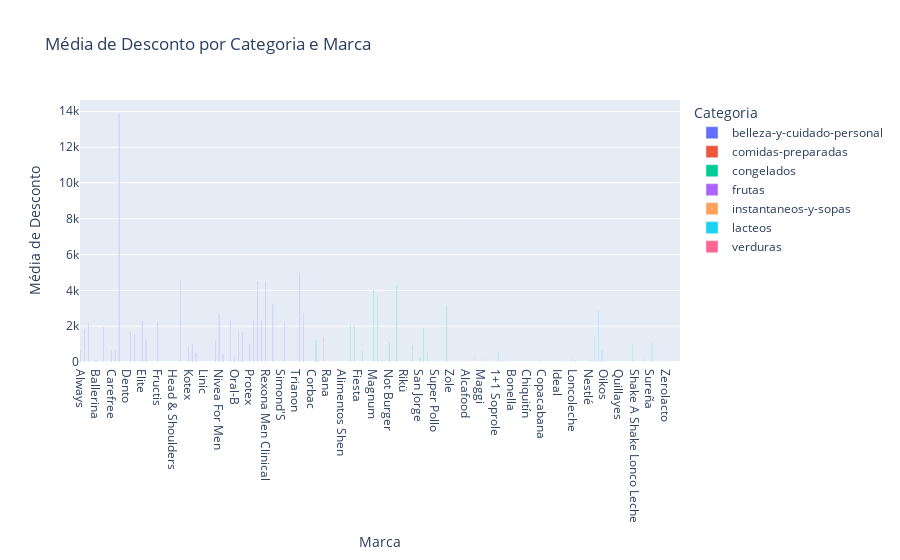

This figure's notebook cell:
### Markdown cell above
# 5 - Plote um gráfico de mapa interativo agrupando os dados por categoria, marca e trazendo a média de desconto.

### Code cell
# Seu código aqui

media_desconto = df.groupby(['Categoria', 'Marca'])['Preco_Desconto'].mean().reset_index()

fig = px.bar(
    media_desconto,
    x='Marca',
    y='Preco_Desconto',
    color='Categoria',
    barmode='group',  # Agrupar as barras por categoria
    title='Média de Desconto por Categoria e Marca',
    labels={'Preco_Desconto': 'Média de Desconto', 'Marca': 'Marca'},
)

# Exibir o gráfico
fig.show()

### Figure 1 — Plotly figure (JSON) as saved in the notebook; plotly's stock layout.template omitted (floating-point values rounded to 4 significant figures)
{"data": [{"alignmentgroup": "True", "hovertemplate": "Categoria=belleza-y-cuidado-personal<br>Marca=%{x}<br>Média de Desconto=%{y}<extra></extra>", "legendgroup": "belleza-y-cuidado-personal", "marker": {"color": "#636efa", "pattern": {"shape": ""}}, "name": "belleza-y-cuidado-personal", "offsetgroup": "belleza-y-cuidado-personal", "orientation": "v", "showlegend": true, "textposition": "auto", "type": "bar", "x": ["Always", "Aquafresh", "Axe", "Babyland", "Ballerina", "Bellekiss", "BiO", "Brooks", "Carefree", "Colgate", "Cotidian", "Cotosan", "Dento", "Dove", "Dove Men", "Duralón", "Elite", "Elvive", "Familand", "Family Care", "Fructis", "Garnier", "Gillette", "Giselle", "Head & Shoulders", "Herbal", "Herbal Essences", "Ilicit", "Kotex", "Lady Speed Stick", "Ladysoft", "Le Sancy", "Linic", "Listerine", "Naturella", "Nivea", "Nivea For Men", "Nosotras", "Old Spice", "Oral Fresh", "Oral-B", "Pantene", "Pepsodent", "Plenitud", "Protex", "Rexona", "Rexona Clinical", "Rexona Men", "Rexona Men Clinical", "Schick", "Sedal", "Sensodyne", "Simond'S", "Simonds", "Speed Stick", "Tena", "Trianon", "Tío Nacho", "Vanart"], "xaxis": "x", "y": [701, 1778.0, 2179, 0, 104.2, 0, 1949, 0, 656.7, 654.8, 13899, 0, 0, 1708.0, 1537.0, 0, 2293, 1265.0, 0, 0, 2227, 0, 0, 0, 0, 0, 4599, 0, 891.5, 996.7, 496.7, 0, 0, 0, 0, 1193.0, 2669, 413.7, 0, 2393, 265.9, 1706.0, 1642.0, 0, 995, 2289, 4504, 2289, 4504, 0, 3226.0, 0, 0, 2190, 0, 0, 0, 4990, 2690], "yaxis": "y"}, {"alignmentgroup": "True", "hovertemplate": "Categoria=comidas-preparadas<br>Marca=%{x}<br>Média de Desconto=%{y}<extra></extra>", "legendgroup": "comidas-preparadas", "marker": {"color": "#EF553B", "pattern": {"shape": ""}}, "name": "comidas-preparadas", "offsetgroup": "comidas-preparadas", "orientation": "v", "showlegend": true, "textposition": "auto", "type": "bar", "x": ["Bredenmaster", "Corbac", "Cuisine & Co", "La Crianza", "PF", "Rana", "Sadia", "Santa Isabel", "Solo Italia"], "xaxis": "x", "y": [0, 0, 945.8, 0, 1356, 0, 0, 0, 0], "yaxis": "y"}, {"alignmentgroup": "True", "hovertemplate": "Categoria=congelados<br>Marca=%{x}<br>Média de Desconto=%{y}<extra></extra>", "legendgroup": "congelados", "marker": {"color": "#00cc96", "pattern": {"shape": ""}}, "name": "congelados", "offsetgroup": "congelados", "orientation": "v", "showlegend": true, "textposition": "auto", "type": "bar", "x": ["Alimentos Shen", "Bravissimo", "Bresler", "Carte Dor", "Cuisine & Co", "Fiesta", "Frutos Del Maipo", "Guallarauco", "King", "La Crianza", "Magnum", "Mega", "Minuto Verde", "Mister Veggie", "Not Burger", "Not Chicken", "Not Ice Cream", "PF", "Receta Del Abuelo", "Rikü", "Rock", "Sadia", "Sahne Nuss", "San Francisco De Loncomilla", "San Jorge", "Savory", "Super Beef", "Super Cerdo", "Super Pollo", "Tivoni", "Turkey Hill", "Viennetta Bresler", "Zole"], "xaxis": "x", "y": [0, 0, 2041.0, 2027, 1232.0, 0, 673.3, 0, 0, 0, 4054, 3722, 107.8, 0, 1089, 0, 4285, 0, 0, 0, 0, 0, 930.5, 0, 274.5, 1872.0, 529, 0, 0, 0, 0, 3093, 0], "yaxis": "y"}, {"alignmentgroup": "True", "hovertemplate": "Categoria=frutas<br>Marca=%{x}<br>Média de Desconto=%{y}<extra></extra>", "legendgroup": "frutas", "marker": {"color": "#ab63fa", "pattern": {"shape": ""}}, "name": "frutas", "offsetgroup": "frutas", "orientation": "v", "showlegend": true, "textposition": "auto", "type": "bar", "x": ["Frutas Y Verduras Propias", "Frutas Y Verduras Santa Isabel", "Sofruco"], "xaxis": "x", "y": [0, 0, 0], "yaxis": "y"}, {"alignmentgroup": "True", "hovertemplate": "Categoria=instantaneos-y-sopas<br>Marca=%{x}<br>Média de Desconto=%{y}<extra></extra>", "legendgroup": "instantaneos-y-sopas", "marker": {"color": "#FFA15A", "pattern": {"shape": ""}}, "name": "instantaneos-y-sopas", "offsetgroup": "instantaneos-y-sopas", "orientation": "v", "showlegend": true, "textposition": "auto", "type": "bar", "x": ["Alcafood", "Carozzi", "Cuisine & Co", "Gourmet", "Hoffmann", "Maggi", "Máxima MP", "Naturezza", "Santa Isabel", "Traverso"], "xaxis": "x", "y": [0, 0, 0, 329.2, 0, 192.4, 0, 0, 0, 0], "yaxis": "y"}, {"alignmentgroup": "True", "hovertemplate": "Categoria=lacteos<br>Marca=%{x}<br>Média de Desconto=%{y}<extra></extra>", "legendgroup": "lacteos", "marker": {"color": "#19d3f3", "pattern": {"shape": ""}}, "name": "lacteos", "offsetgroup": "lacteos", "orientation": "v", "showlegend": true, "textposition": "auto", "type": "bar", "x": ["1+1 Soprole", "Activia", "Astra", "Base Culinar", "Bonella", "Calan", "Calo", "Chamyto", "Chiquitín", "Cintazul", "Collico", "Colun", "Copacabana", "Crucina", "Cuisine & Co", "Danone", "Deline", "Ideal", "Kumey", "Lefersa", "Light & Free", "Loncoleche", "Los Alerces", "Marco Polo", "Máxima MP", "Nesquik", "Nestlé", "Next", "Nido", "Not Milk", "Oikos", "Omega 3", "Pamperita", "Qualy", "Quillayes", "Regimel", "Sahne Nuss", "San Ignacio", "Santa Isabel", "Santa Marta", "Shake A Shake Lonco Leche", "Signore Mario", "Soprole", "Soprole Activ", "Sureña", "Surlat", "Svelty", "Yogu - Yogu", "Zerolacto"], "xaxis": "x", "y": [615, 74.17, 0, 0, 0, 0, 0, 0, 0, 0, 0, 157.3, 0, 0, 108.6, 31, 0, 0, 0, 0, 186, 69.7, 0, 0, 0, 0, 167.0, 1499.0, 2910, 639, 0, 0, 0, 0, 0, 0, 0, 0, 0, 1025, 0, 0, 234.1, 0, 1044.0, 0, 0, 0, 0], "yaxis": "y"}, {"alignmentgroup": "True", "hovertemplate": "Categoria=verduras<br>Marca=%{x}<br>Média de Desconto=%{y}<extra></extra>", "legendgroup": "verduras", "marker": {"color": "#FF6692", "pattern": {"shape": ""}}, "name": "verduras", "offsetgroup": "verduras", "orientation": "v", "showlegend": true, "textposition": "auto", "type": "bar", "x": ["Agrosano", "Dole", "Frutas Y Verduras Propias", "Jumbo"], "xaxis": "x", "y": [0, 0, 0, 0], "yaxis": "y"}], "layout": {"barmode": "group", "legend": {"title": {"text": "Categoria"}, "tracegroupgap": 0}, "title": {"text": "Média de Desconto por Categoria e Marca"}, "xaxis": {"anchor": "y", "domain": [0, 1], "title": {"text": "Marca"}}, "yaxis": {"anchor": "x", "domain": [0, 1], "title": {"text": "Média de Desconto"}}}}
